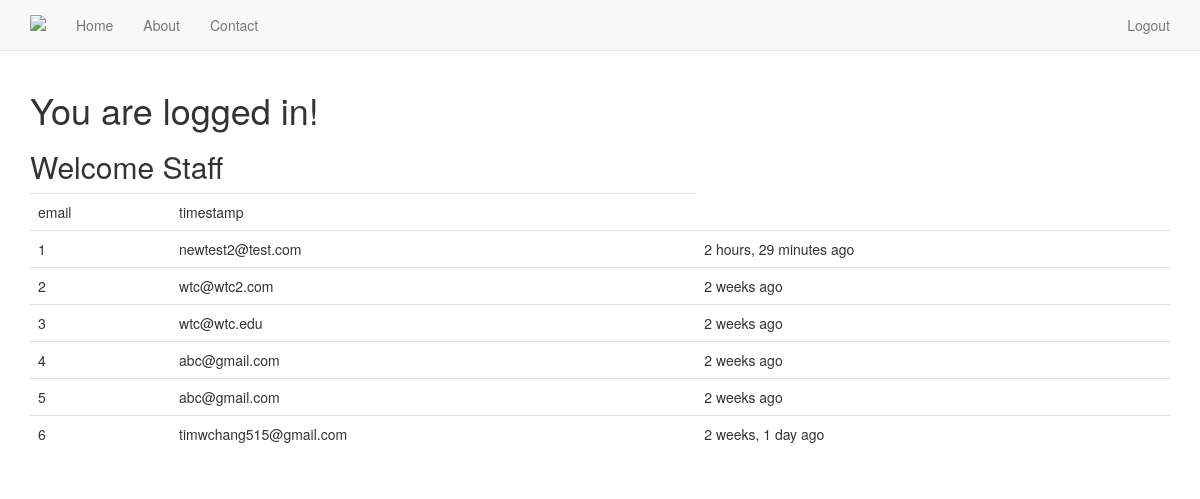
The app's page / (signed in) with its own data.
### newsletter/models.py (models this page shows, shortened)
class SignUp(models.Model):
    email = models.EmailField()
    full_name = models.CharField(max_length=120, blank = True, null = True)
    timestamp = models.DateTimeField(auto_now_add=True, auto_now=False)
    updated = models.DateTimeField(auto_now_add=False, auto_now=True)

### newsletter/views.py (the view, shortened to what this page needs)
# urls.py: 2. Add a URL to urlpatterns:  url(r'^$', views.home, name='home')
def home(request):
    title = 'Sign Up Now'
    if request.method == "POST":
        print request.POST
    form = SignUpForm(request.POST or None) #if thre is post data send it to the form or not
    context = {
        "title" : title,
        "form" : form
    }
    if request.user.is_authenticated() and request.user.is_staff:
        queryset = SignUp.objects.all().order_by('-timestamp')
        print(SignUp.objects.all().order_by('-timestamp').filter(email__iexact = "abc@gmail.com").count())
        context = {
            "queryset": queryset
        }
    return render(request, "home.html", context)

### templates/home.html (shortened to what this page needs)
{% extends "base.html" %}
{% load crispy_forms_tags %}
{% block content %}
{% if request.user.is_authenticated %}
<h1>You are logged in!</h1>
    {% if queryset %}
        <h2>Welcome Staff</h2>
        <table class = "table">
            <tr><td>email</td><td>timestamp</td></tr>
            {% for object in queryset %}
                <tr><td>{{forloop.counter}}</td><td>{{object.email}}</td><td>{{object.timestamp|timesince}} ago</td></tr>
            {% endfor %}
        </table>
    {% endif %}
{% endif %}
 {% endblock %}

### templates/base.html (shortened to what this page needs)
{% load staticfiles %}
<!DOCTYPE html>
<html lang="en">
  <head>
    {% include 'head_css.html' %}
  </head>
  <body>
    {% include 'navbar.html' %}
    <div class="container">
    {% block content %}
    {% endblock %}
    </div>
  </body>
</html>

### templates/head_css.html
{% load staticfiles %}
    <link href="{% static 'css/bootstrap.min.css' %}" rel="stylesheet">
    <link href="{% static 'css/navbar-static-top.css' %}" rel="stylesheet">
    <link href="{% static 'css/custom.css' %}" rel="stylesheet">
    <link rel="stylesheet" href="https://maxcdn.bootstrapcdn.com/font-awesome/4.5.0/css/font-awesome.min.css">

### templates/navbar.html (shortened to what this page needs)
{% load staticfiles %}
<nav class="navbar navbar-default navbar-static-top">
      <div class="container">
        <div class="navbar-header">
          <a class="navbar-brand" href="{% url 'home' %}"><img src = "{% static 'img/logo_blue.png' %}" style = "max-width:100%;
max-height:100%;"/></a>
        </div>
        <div id="navbar" class="navbar-collapse collapse">
          <ul class="nav navbar-nav">
            <li><a href="{% url 'home' %}">Home</a></li>
            <li><a href="{% url 'about' %}">About</a></li>
            <li><a href="{% url 'contact' %}">Contact</a></li>
          </ul>
          <ul class="nav navbar-nav navbar-right">
            {% if request.user.is_authenticated and not "/accounts/login" in request.get_full_path %}
            <li><a href=" {% url 'auth_logout' %} ">Logout</a></li>
            {% else %}
            <li><a href="{% url 'registration_register' %}">Register</a></li>
            {% endif %}
          </ul>
        </div>
      </div>
    </nav>

### templates/javascript.html (shortened to what this page needs)
 {% load staticfiles %}

### static_in_pro/our_static/css/navbar-static-top.css (style rules this page uses)
body { min-height: 1000px; }
.navbar-static-top { margin-bottom: 19px; }

### records on screen
SignUp: email "newtest2@test.com", timestamp "2 hours, 29 minutes"
SignUp: email "wtc@wtc2.com", timestamp "2 weeks"
SignUp: email "wtc@wtc.edu", timestamp "2 weeks"
SignUp: email "abc@gmail.com", timestamp "2 weeks"
SignUp: email "abc@gmail.com", timestamp "2 weeks"
SignUp: email "timwchang515@gmail.com", timestamp "2 weeks, 1 day"
